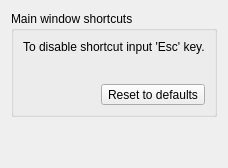
     <widget class="QWidget" name="tab_shortcuts">
      <attribute name="title">
       <string>Shortcuts</string>
      </attribute>
      <layout class="QVBoxLayout" name="vBoxLayout_tab_shortcuts">
       <item>
        <widget class="QGroupBox" name="groupBox_main_window_shortcuts">
         <property name="sizePolicy">
          <sizepolicy hsizetype="Preferred" vsizetype="Preferred">
           <horstretch>0</horstretch>
           <verstretch>0</verstretch>
          </sizepolicy>
         </property>
         <property name="layoutDirection">
          <enum>Qt::LeftToRight</enum>
         </property>
         <property name="title">
          <string>Main window shortcuts</string>
         </property>
         <property name="alignment">
          <set>Qt::AlignLeading|Qt::AlignLeft|Qt::AlignTop</set>
         </property>
         <layout class="QVBoxLayout" name="verticalLayout_groupBox_mainWindowShortcuts">
          <property name="sizeConstraint">
           <enum>QLayout::SetMinimumSize</enum>
          </property>
          <item>
           <widget class="QLabel" name="label_shortcutsInstructions">
            <property name="text">
             <string>To disable shortcut input 'Esc' key.</string>
            </property>
            <property name="alignment">
             <set>Qt::AlignLeading|Qt::AlignLeft|Qt::AlignTop</set>
            </property>
           </widget>
          </item>
          <item>
           <widget class="QFrame" name="frame_shortcuts">
            <layout class="QGridLayout" name="gridLayout_groupBox_shortcuts">
             <property name="horizontalSpacing">
              <number>20</number>
             </property>
            </layout>
           </widget>
          </item>
          <item alignment="Qt::AlignRight">
           <widget class="QToolButton" name="toolButton_resetMainWindowShortcuts">
            <property name="text">
             <string>Reset to defaults</string>
            </property>
           </widget>
          </item>
         </layout>
        </widget>
       </item>
       <item>
        <spacer name="verticalSpacer_shortcuts">
         <property name="orientation">
          <enum>Qt::Vertical</enum>
         </property>
         <property name="sizeHint" stdset="0">
          <size>
           <width>20</width>
           <height>40</height>
          </size>
         </property>
        </spacer>
       </item>
      </layout>
     </widget>
